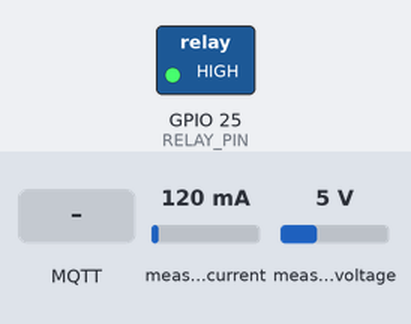
Bench run of a sketch on a simulated ESP32. On the bench: switched loads named in the sketch (green lamp = pin HIGH). The inputs (shaded band) are chosen by the test bench; at power-on: measured current 120 mA, measured voltage 5 V. WiFi joins after 1.5 s; servers stay silent unless stated; no MQTT or app messages arrive unless stated.

Above: at 2.7 s.
2.8 s: MQTT message "OFF" arrives on the first subscribed topic
At 7.0 s:
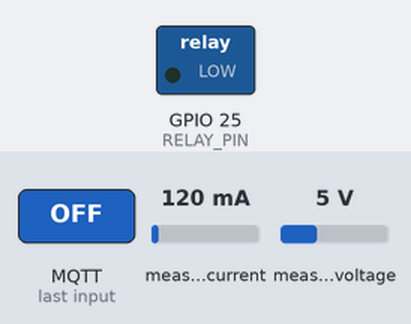
7.3 s: MQTT message "ON" arrives on the first subscribed topic
At 11.1 s:
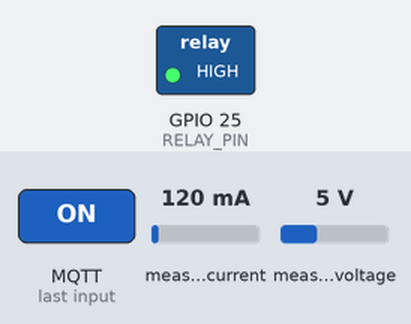
Timing chart, 0 to 12.6 s (numbered marks = the images above; inputs shaded):
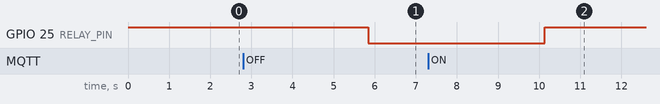

Measured:
- after the input at 2.8 s, GPIO 25 (RELAY_PIN): HIGH → LOW after 3.0 s
- after the input at 7.3 s, GPIO 25 (RELAY_PIN): LOW → HIGH after 2.8 s

The sketch:

node1_esp32.ino
```cpp
#include <WiFi.h>
#include <PubSubClient.h>
#include "ACS712.h"
#include <ZMPT101B.h>

// --- CONFIGURE THESE ---
const char* ssid = "qwerty";
const char* password = "12345678";
const char* mqtt_server = "192.168.6.213"; // Edge device (MQTT broker)
// ------------------------

WiFiClient espClient;
PubSubClient client(espClient);

#define RELAY_PIN 25

// Sensors: pins and calibration values taken from your report
ACS712 ACS(34, 3.3, 4095, 65);    // (analogPin, Vref, ADCmax, sensitivity)
ZMPT101B voltageSensor(35, 50.0); // (analogPin, calibrationConst)

float current_mA = 0.0;
float voltage_V = 0.0;

void callback(char* topic, byte* payload, unsigned int length) {
  String message;
  for (unsigned int i = 0; i < length; i++) message += (char)payload[i];
  message.trim();

  if (message == "OFF") {
    digitalWrite(RELAY_PIN, LOW);
  } else if (message == "ON") {
    digitalWrite(RELAY_PIN, HIGH);
  }
}

void reconnect() {
  while (!client.connected()) {
    if (client.connect("node1")) {
      client.subscribe("ems/node1/control");
    } else {
      delay(2000);
    }
  }
}

void setup() {
  Serial.begin(115200);
  pinMode(RELAY_PIN, OUTPUT);
  digitalWrite(RELAY_PIN, HIGH); // Relay default ON

  WiFi.begin(ssid, password);
  while (WiFi.status() != WL_CONNECTED) {
    delay(500);
  }

  client.setServer(mqtt_server, 1883);
  client.setCallback(callback);
}

float readCurrent_mA() {
  float sum = 0.0;
  for (int i = 0; i < 100; i++) {
    sum += ACS.mA_AC();
    delay(2);
  }
  float avg_mA = sum / 100.0;
  return (avg_mA > 10.0) ? avg_mA : 0.0; // filter small noise
}

float readVoltage_V() {
  float v = voltageSensor.getRmsVoltage();
  return (v > 50.0) ? v : 0.0; // ignore very small readings
}

void loop() {
  if (!client.connected()) reconnect();
  client.loop();

  current_mA = readCurrent_mA();
  voltage_V = readVoltage_V();

  // Build JSON payload: voltage in V, current in A (converted from mA)
  float current_A = current_mA / 1000.0;
  char payload[80];
  snprintf(payload, sizeof(payload), "{\"voltage\":%.2f,\"current\":%.3f}", voltage_V, current_A);

  client.publish("ems/node1/data", payload);
  delay(2000); // publish every 2 seconds
}
```
